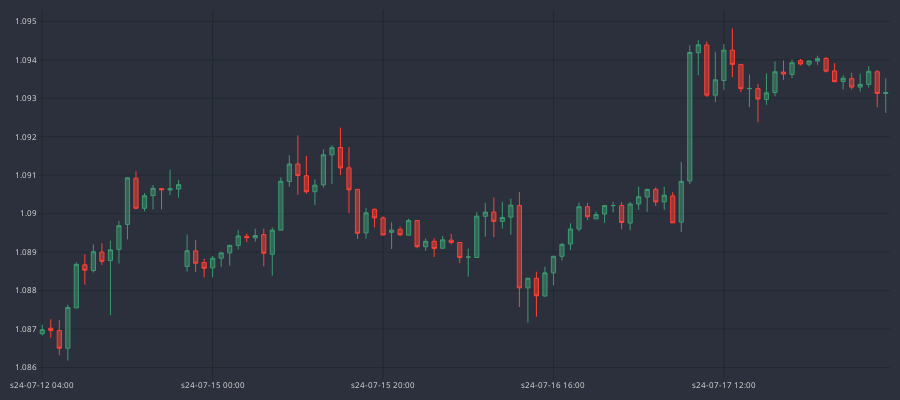

This figure's notebook cell:
### Code cell
fig = go.Figure()
fig.add_trace(go.Candlestick(
    x = df_plot.sTime,
    open = df_plot.mid_o,
    high = df_plot.mid_h,
    low = df_plot.mid_l,
    close = df_plot.mid_c,
    line=dict(width=1), opacity=1
))

fig.update_xaxes(
    gridcolor="#1f292f",
    rangeslider=dict(visible=False),
    nticks=5
)

fig.update_yaxes(
    gridcolor="#1f292f"
)

fig.update_layout(
    width=900,
    height=400,
    margin=dict(l=10, r=10, b=10, t=10),
    paper_bgcolor="#2c303c",
    plot_bgcolor="#2c303c",
    font=dict(size=8, color="#e1e1e1")
)

fig.show()
